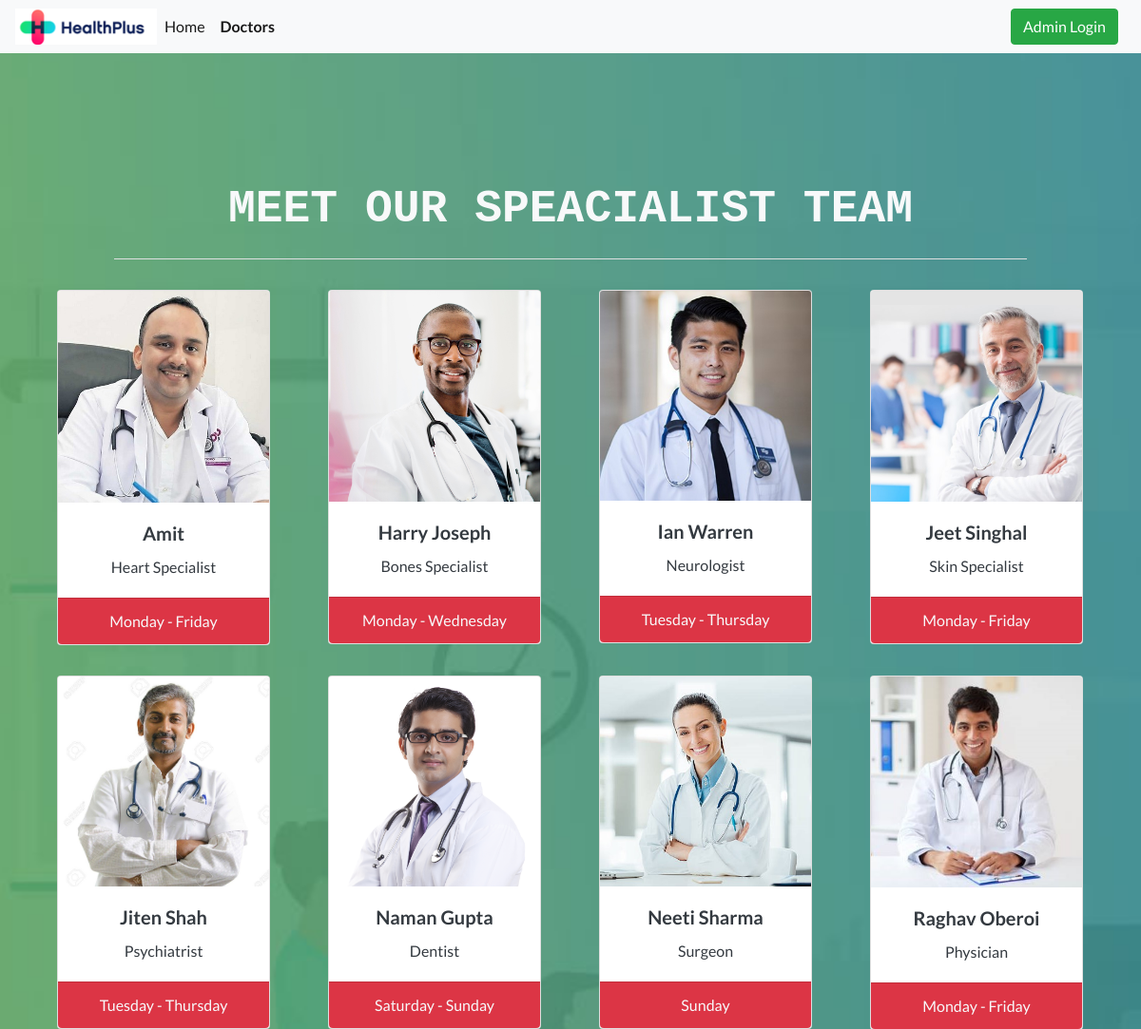
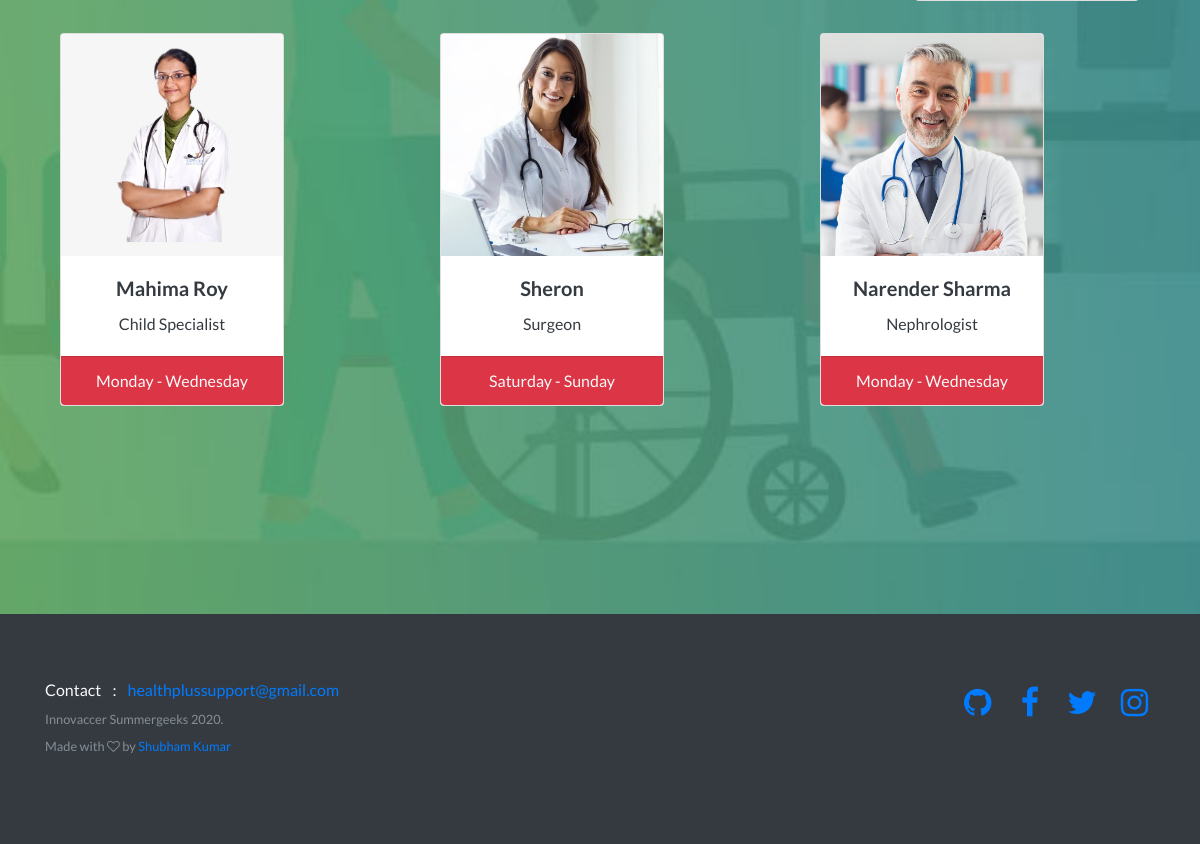
The app's page /doctors/ with its own data (2 pictures, top to bottom).
### accounts/models.py (models this page shows, shortened)
class Host(models.Model):
    id = models.AutoField
    host_name = models.CharField(max_length=50)
    host_email = models.EmailField(blank=True, null=True)
    host_phone = models.IntegerField(max_length=10)
    host_image = models.ImageField(upload_to='img/doctors')
    host_desc = models.CharField(max_length=50)
    address = models.CharField(max_length=100,default="HealthPlus, Rohini-22, New Delhi")
    status = models.BooleanField(default=True)
    available = models.CharField(max_length=50,default='')
    current_meeting_id = models.IntegerField(blank=True, null=True)

### visitor_management/views.py (the view)
# urls.py: path('doctors/', views.doctors, name = 'doctors')
def doctors(request):
    hosts = Host.objects.all()
    parameters = {'hosts':hosts}
    return render(request,'doctors.html',parameters)

### accounts/templates/doctors.html (shortened to what this page needs)
{% extends 'base.html' %}
{% load static from staticfiles %}
{% block nav %}
<div class="form-inline my-2 my-lg-0">
        {% if user.is_authenticated %}
        <h6 class="text-dark mx-3 my-auto">Hello, Admin</h6>
        <a class="btn btn-primary mx-2" href="/dashboard" role="button">Dashboard</a>
        <a class="btn btn-danger mx-2" href="/logout" role="button">Logout</a>
        {% else %}
        <a class="btn btn-success mx-2" href="/admin_login" role="button">Admin Login</a>
        {% endif %}
  </div>
{% endblock %}
{% block header %}
<header class="masthead text-white text-center" style="background:url('{% static '/img/bg-2.jpg' %}')no-repeat center center fixed;background-size:cover;">
    <div class="text-center">
        <h1 class='text-monospace text-light' style="height: 4rem;">MEET OUR SPEACIALIST TEAM</h1>
    </div>
    <hr class="bg-light" style="width: 60rem;">
    <div class="container">
            <div class="row">
                    {% for p in hosts %}
                        <div class="col">
                        <div class="col mx-auto my-3">
                                    <div class="card text-dark" style="width: 14rem;">
                                            <img src="/media/{{ p.host_image }}" class="card-img-top" alt="...">
                                            <div class="card-body">
                                              <h5 class="card-title">{{ p.host_name }}</h5>
                                              <p class="card-text">{{ p.host_desc }}</p>
                                            </div>
                                            <ul class="list-group list-group-flush">
                                              <li class="list-group-item bg-danger text-light">{{ p.available }}</li>
                                            </ul>
                                          </div>
                            </div>
                        </div>
                        {% endfor %}
                        </div>
                </div>
</header>
{% endblock %}
{% block footer %}
<footer class="footer bg-dark">
        <div class="container">
            <div class="row">
                <div class="col-lg-6 my-auto h-100 text-center text-lg-left">
                    <ul class="list-inline mb-2">
                        <li class="list-inline-item text-light">Contact</li>
                        <li class="list-inline-item text-light"><span>:</span></li>
                        <li class="list-inline-item text-primary">healthplussupport@gmail.com</li>
                    </ul>
                    <p class="text-muted small mb-4 mb-lg-0">Innovaccer Summergeeks 2020.</p>
                </div>
                <div class="col-lg-6 my-auto h-100 text-center text-lg-right">
                    <ul class="list-inline mb-0">
                        <li class="list-inline-item"><a href="https://github.com/shubhamkumar27"><i class="fa fa-github fa-2x fa-fw"></i></a></li>
                        <li class="list-inline-item"><a href="#"><i class="fa fa-facebook fa-2x fa-fw"></i></a></li>
                        <li class="list-inline-item"><a href="#"><i class="fa fa-twitter fa-2x fa-fw"></i></a></li>
                        <li class="list-inline-item"><a href="#"><i class="fa fa-instagram fa-2x fa-fw"></i></a></li>
                    </ul>
                </div>
            </div>
            <div class="row footer-bottom d-flex justify-content-between my-2">
                    <p class="col-lg-8 col-sm-12 text-muted small">
                    Made with <i class="fa fa-heart-o" aria-hidden="true"></i> by <a href="https://github.com/shubhamkumar27" target="_blank">Shubham Kumar</a></p>
        </div>
        </div>
    </footer>
{% endblock %}

### records on screen
Host: host_image (picture), host_name "Amit", host_desc "Heart Specialist", available "Monday - Friday"
Host: host_image (picture), host_name "Harry Joseph", host_desc "Bones Specialist", available "Monday - Wednesday"
Host: host_image (picture), host_name "Ian Warren", host_desc "Neurologist", available "Tuesday - Thursday"
Host: host_image (picture), host_name "Jeet Singhal", host_desc "Skin Specialist", available "Monday - Friday"
Host: host_image (picture), host_name "Jiten Shah", host_desc "Psychiatrist", available "Tuesday - Thursday"
Host: host_image (picture), host_name "Naman Gupta", host_desc "Dentist", available "Saturday - Sunday"
Host: host_image (picture), host_name "Neeti Sharma", host_desc "Surgeon", available "Sunday"
Host: host_image (picture), host_name "Raghav Oberoi", host_desc "Physician", available "Monday - Friday"
Host: host_image (picture), host_name "Mahima Roy", host_desc "Child Specialist", available "Monday - Wednesday"
Host: host_image (picture), host_name "Sheron", host_desc "Surgeon", available "Saturday - Sunday"
Host: host_image (picture), host_name "Narender Sharma", host_desc "Nephrologist", available "Monday - Wednesday"
